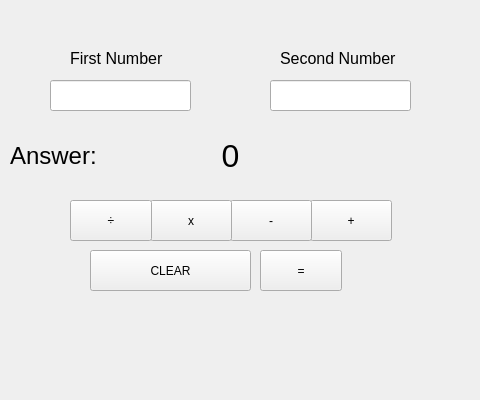
<?xml version="1.0" encoding="UTF-8"?>
<ui version="4.0">
 <class>Calculator</class>
 <widget class="QWidget" name="Calculator">
  <property name="geometry">
   <rect>
    <x>0</x>
    <y>0</y>
    <width>480</width>
    <height>400</height>
   </rect>
  </property>
  <property name="minimumSize">
   <size>
    <width>480</width>
    <height>400</height>
   </size>
  </property>
  <property name="maximumSize">
   <size>
    <width>480</width>
    <height>400</height>
   </size>
  </property>
  <property name="windowTitle">
   <string>Calculator</string>
  </property>
  <widget class="QLabel" name="answer_label">
   <property name="geometry">
    <rect>
     <x>120</x>
     <y>130</y>
     <width>221</width>
     <height>51</height>
    </rect>
   </property>
   <property name="font">
    <font>
     <pointsize>24</pointsize>
    </font>
   </property>
   <property name="autoFillBackground">
    <bool>false</bool>
   </property>
   <property name="text">
    <string>0</string>
   </property>
   <property name="alignment">
    <set>Qt::AlignCenter</set>
   </property>
  </widget>
  <widget class="QPushButton" name="enter_button">
   <property name="geometry">
    <rect>
     <x>260</x>
     <y>250</y>
     <width>82</width>
     <height>41</height>
    </rect>
   </property>
   <property name="text">
    <string>=</string>
   </property>
  </widget>
  <widget class="QPushButton" name="add_button">
   <property name="geometry">
    <rect>
     <x>310</x>
     <y>200</y>
     <width>82</width>
     <height>41</height>
    </rect>
   </property>
   <property name="text">
    <string>+</string>
   </property>
  </widget>
  <widget class="QPushButton" name="subtract_button">
   <property name="geometry">
    <rect>
     <x>230</x>
     <y>200</y>
     <width>82</width>
     <height>41</height>
    </rect>
   </property>
   <property name="text">
    <string>-</string>
   </property>
  </widget>
  <widget class="QPushButton" name="multiply_button">
   <property name="geometry">
    <rect>
     <x>150</x>
     <y>200</y>
     <width>82</width>
     <height>41</height>
    </rect>
   </property>
   <property name="text">
    <string>x</string>
   </property>
  </widget>
  <widget class="QPushButton" name="divide_button">
   <property name="geometry">
    <rect>
     <x>70</x>
     <y>200</y>
     <width>82</width>
     <height>41</height>
    </rect>
   </property>
   <property name="text">
    <string>÷</string>
   </property>
  </widget>
  <widget class="QPushButton" name="clear_button">
   <property name="geometry">
    <rect>
     <x>90</x>
     <y>250</y>
     <width>161</width>
     <height>41</height>
    </rect>
   </property>
   <property name="text">
    <string>CLEAR</string>
   </property>
  </widget>
  <widget class="QLabel" name="label">
   <property name="geometry">
    <rect>
     <x>10</x>
     <y>130</y>
     <width>141</width>
     <height>51</height>
    </rect>
   </property>
   <property name="font">
    <font>
     <pointsize>18</pointsize>
    </font>
   </property>
   <property name="text">
    <string>Answer:</string>
   </property>
  </widget>
  <widget class="QLineEdit" name="number_input_one">
   <property name="geometry">
    <rect>
     <x>50</x>
     <y>80</y>
     <width>141</width>
     <height>31</height>
    </rect>
   </property>
  </widget>
  <widget class="QLabel" name="label_2">
   <property name="geometry">
    <rect>
     <x>70</x>
     <y>50</y>
     <width>111</width>
     <height>16</height>
    </rect>
   </property>
   <property name="font">
    <font>
     <pointsize>12</pointsize>
    </font>
   </property>
   <property name="text">
    <string>First Number</string>
   </property>
  </widget>
  <widget class="QLineEdit" name="number_input_two">
   <property name="geometry">
    <rect>
     <x>270</x>
     <y>80</y>
     <width>141</width>
     <height>31</height>
    </rect>
   </property>
  </widget>
  <widget class="QLabel" name="label_3">
   <property name="geometry">
    <rect>
     <x>280</x>
     <y>50</y>
     <width>131</width>
     <height>16</height>
    </rect>
   </property>
   <property name="font">
    <font>
     <pointsize>12</pointsize>
    </font>
   </property>
   <property name="text">
    <string>Second Number</string>
   </property>
  </widget>
  <widget class="QLabel" name="operation_label">
   <property name="geometry">
    <rect>
     <x>203</x>
     <y>80</y>
     <width>54</width>
     <height>31</height>
    </rect>
   </property>
   <property name="font">
    <font>
     <pointsize>20</pointsize>
    </font>
   </property>
   <property name="text">
    <string/>
   </property>
   <property name="alignment">
    <set>Qt::AlignCenter</set>
   </property>
  </widget>
  <widget class="QLabel" name="error_label">
   <property name="geometry">
    <rect>
     <x>100</x>
     <y>320</y>
     <width>261</width>
     <height>71</height>
    </rect>
   </property>
   <property name="font">
    <font>
     <pointsize>10</pointsize>
    </font>
   </property>
   <property name="text">
    <string/>
   </property>
   <property name="alignment">
    <set>Qt::AlignCenter</set>
   </property>
  </widget>
 </widget>
 <resources/>
 <connections/>
</ui>
